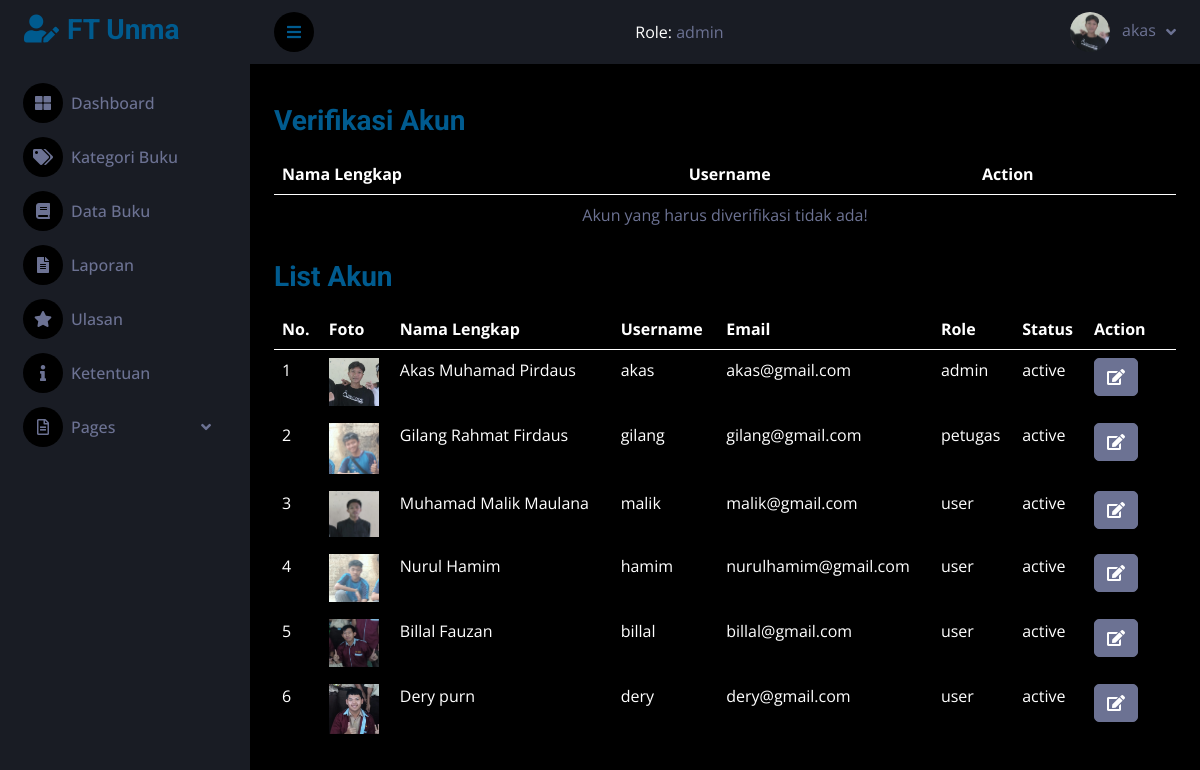
/dashboard/akun.php (signed in), run on the app's committed database.
### tables this page shows
CREATE TABLE `user` (
  `UserID` int(11) NOT NULL,
  `Username` varchar(255) NOT NULL,
  `Password` varchar(255) NOT NULL,
  `NPM` int(11) NOT NULL,
  `Email` varchar(255) NOT NULL,
  `NamaLengkap` varchar(255) NOT NULL,
  `Alamat` text NOT NULL,
  `Role` enum('user','petugas','admin') DEFAULT 'user',
  `status` enum('unactive','active') DEFAULT 'unactive',
  `Gambar` varchar(255) DEFAULT NULL,
  `created_at` datetime NOT NULL DEFAULT current_timestamp()
);

### dashboard/get_gambar.php (called while the page is built)
<?php
if (isset($_SESSION['username'])) {
    $username = $_SESSION['username'];
    $sql = mysqli_query($conn, "SELECT * FROM user WHERE Username='$username'");
    $data = mysqli_fetch_array($sql);
}
?>

### dashboard/akun.php (the view, shortened to what this page needs)
<?php
include "../koneksi.php";
include "get_gambar.php";
$sql = mysqli_query($conn, "SELECT * FROM user");
$count = mysqli_num_rows($sql);
$query_unactive = mysqli_query($conn, "SELECT NamaLengkap, Username FROM user WHERE status = 'unactive'");
?>
<!DOCTYPE html>
<html lang="en">
<head>
    <link href="https://cdnjs.cloudflare.com/ajax/libs/font-awesome/5.10.0/css/all.min.css" rel="stylesheet">
    <link href="https://cdn.jsdelivr.net/npm/bootstrap-icons@1.4.1/font/bootstrap-icons.css" rel="stylesheet">
    <link href="lib/owlcarousel/assets/owl.carousel.min.css" rel="stylesheet">
    <link href="lib/tempusdominus/css/tempusdominus-bootstrap-4.min.css" rel="stylesheet" />
    <link href="css/bootstrap.min.css?version=1.2" rel="stylesheet">
    <link href="css/style.css?version=1.1" rel="stylesheet">
</head>
<body>
    <div class="container-fluid position-relative d-flex p-0">
        <?php
        require "sidebar.php";
        ?>
        <div class="content">
            <?php
            require "navbar.php";
            ?>
            <div class="container-fluid pt-4 px-4">
                <div class="mt-3">
                    <h3 style="color: #005b8f;">Verifikasi Akun</h3>
                    <?php
                    if ($query_unactive->num_rows > 0) {
                    ?>
                        <div class="table-responsive mt-3">
                            <table class="table mt-3">
                                <thead style="color: white;">
                                    <tr>
                                        <th>Nama Lengkap</th>
                                        <th>Username</th>
                                        <th>Action</th>
                                    </tr>
                                </thead>
                                <tbody>
                                    <?php while ($row = $query_unactive->fetch_assoc()): ?>
                                        <tr>
                                            <td><?php echo htmlspecialchars($row['NamaLengkap']); ?></td>
                                            <td><?php echo htmlspecialchars($row['Username']); ?></td>
                                            <td>
                                                <form action="" method="post">
                                                    <input type="hidden" name="verifikasi" value="<?php echo htmlspecialchars($row['Username']); ?>">
                                                    <button type="submit" class="btn btn-light" name="verifybtn">Verifikasi</button>
                                                </form>
                                            </td>
                                        </tr>
                                    <?php endwhile; ?>
                                </tbody>
                            </table>
                        </div>
                    <?php
                    } else {
                    ?>
                        <table class="table mt-3">
                            <thead style="color: white;">
                                <tr>
                                    <th>Nama Lengkap</th>
                                    <th>Username</th>
                                    <th>Action</th>
                                </tr>
                            </thead>
                            <tbody>
                                <tr>
                                    <td colspan="3" class="text-center">Akun yang harus diverifikasi tidak ada!</td>
                                </tr>
                            </tbody>
                        </table>
                    <?php
                    }
                    ?>
                </div>
                <div class="table-responsive mt-4">
                    <h3 style="color: #005b8f;">List Akun</h3>
                    <table class="table mt-3" style="color: white;">
                        <thead>
                            <tr>
                                <th>No.</th>
                                <th>Foto</th>
                                <th>Nama Lengkap</th>
                                <th>Username</th>
                                <th>Email</th>
                                <th>Role</th>
                                <th>Status</th>
                                <th>Action</th>
                                <th></th>
                            </tr>
                        </thead>
                        <tbody>
                            <?php
                            if ($count == 0) {
                            ?>
                                <tr>
                                    <td colspan="7" class="text-center">List Buku Tidak Tersedia!</td>
                                </tr>
                                <?php
                            } else {
                                $jumlah = 1;
                                while ($data = $sql->fetch_assoc()) {
                                ?>
                                    <tr>
                                        <td><?php echo $jumlah; ?></td>
                                        <td>
                                            <img src="img/<?php echo $data['Gambar']; ?>" style="width: 50px; height: auto;">
                                        </td>
                                        <td><?php echo $data['NamaLengkap']; ?></td>
                                        <td><?php echo $data['Username']; ?></td>
                                        <td><?php echo $data['Email']; ?></td>
                                        <td><?php echo $data['Role']; ?></td>
                                        <td><?php echo $data['status']; ?></td>
                                        <td>
                                            <a href="akun_detail.php?id=<?php echo $data['UserID']; ?>" class="btn btn-light"><i class="fas fa-edit"></i></a>
                                        </td>
                                        <td style="color: #005b8f;">
                                        </td>
                                    </tr>
                            <?php
                                    $jumlah++;
                                }
                            }
                            ?>
                        </tbody>
                    </table>
                </div>
            </div>
        </div>
    </div>
</body>
</html>

### dashboard/navbar.php (shortened to what this page needs)
<nav class="navbar navbar-expand bg-secondary navbar-dark sticky-top px-4 py-0">
    <a href="#" class="sidebar-toggler flex-shrink-0">
        <i class="fa fa-bars"></i>
    </a>
    <div class="nav-item ms-auto">
        <span style="color: white;">Role: </span>
        <span><?php echo $_SESSION['user']['role'] ?></span>
    </div>
    <div class="navbar-nav align-items-center ms-auto">
        <div class="nav-item dropdown">
            <a href="#" class="nav-link dropdown-toggle" data-bs-toggle="dropdown">
                <?php if (isset($data['Gambar'])): ?>
                    <img class="rounded-circle me-lg-2" src="img/<?php echo htmlspecialchars($data['Gambar']); ?>" alt="" style="width: 40px; height: 40px;">
                <?php else: ?>
                    <img class="rounded-circle me-lg-2" src="img/default.jpg" alt="" style="width: 40px; height: 40px;">
                <?php endif; ?>
                <span class="d-none d-lg-inline-flex"><?php echo htmlspecialchars($_SESSION['username']); ?></span>
            </a>
        </div>
    </div>
</nav>

### dashboard/css/style.css (style rules this page uses)
:root { --primary: #005b8f; --secondary: #191C24; --light: #6C7293; --dark: #000000; }
.btn { transition: .5s; }
.content { margin-left: 250px; min-height: 100vh; background: var(--dark); transition: 0.5s; }
@media (min-width: 992px) { .content { width: calc(100% - 250px); } }
.content .navbar .navbar-nav .nav-link { margin-left: 25px; padding: 12px 0; color: var(--light); outline: none; }
.content .navbar .sidebar-toggler, .content .navbar .navbar-nav .nav-link i { width: 40px; height: 40px; display: inline-flex; align-items: center; justify-content: center; background: var(--dark); border-radius: 40px; }
.content .navbar .dropdown-toggle::after { margin-left: 6px; vertical-align: middle; border: none; content: "\f107"; font-family: "Font Awesome 5 Free"; font-weight: 900; transition: .5s; }

### data on the page
user: Gambar (picture), NamaLengkap "Akas Muhamad Pirdaus", Username "akas", Email "akas@gmail.com", Role "admin", status "active"
user: Gambar (picture), NamaLengkap "Gilang Rahmat Firdaus", Username "gilang", Email "gilang@gmail.com", Role "petugas", status "active"
user: Gambar (picture), NamaLengkap "Muhamad Malik Maulana", Username "malik", Email "malik@gmail.com", Role "user", status "active"
user: Gambar (picture), NamaLengkap "Nurul Hamim", Username "hamim", Email "nurulhamim@gmail.com", Role "user", status "active"
user: Gambar (picture), NamaLengkap "Billal Fauzan", Username "billal", Email "billal@gmail.com", Role "user", status "active"
user: Gambar (picture), NamaLengkap "Dery purn", Username "dery", Email "dery@gmail.com", Role "user", status "active"

### other printed values
$_SESSION['user']['role'] "admin"
$_SESSION['username'] "akas"
